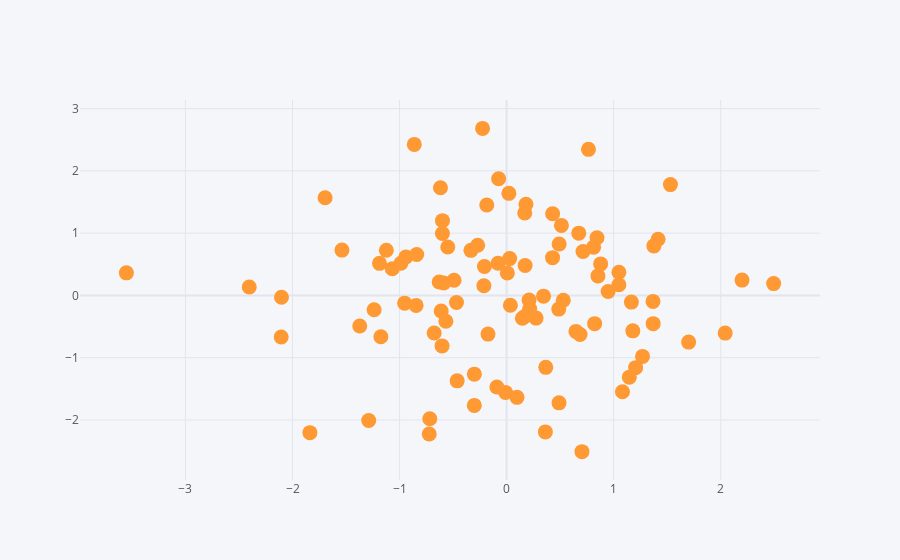

Notebook code cell kept with this figure:
### Code cell
df.iplot(kind='scatter', x='A',y='B', mode = 'markers', size = 15)
